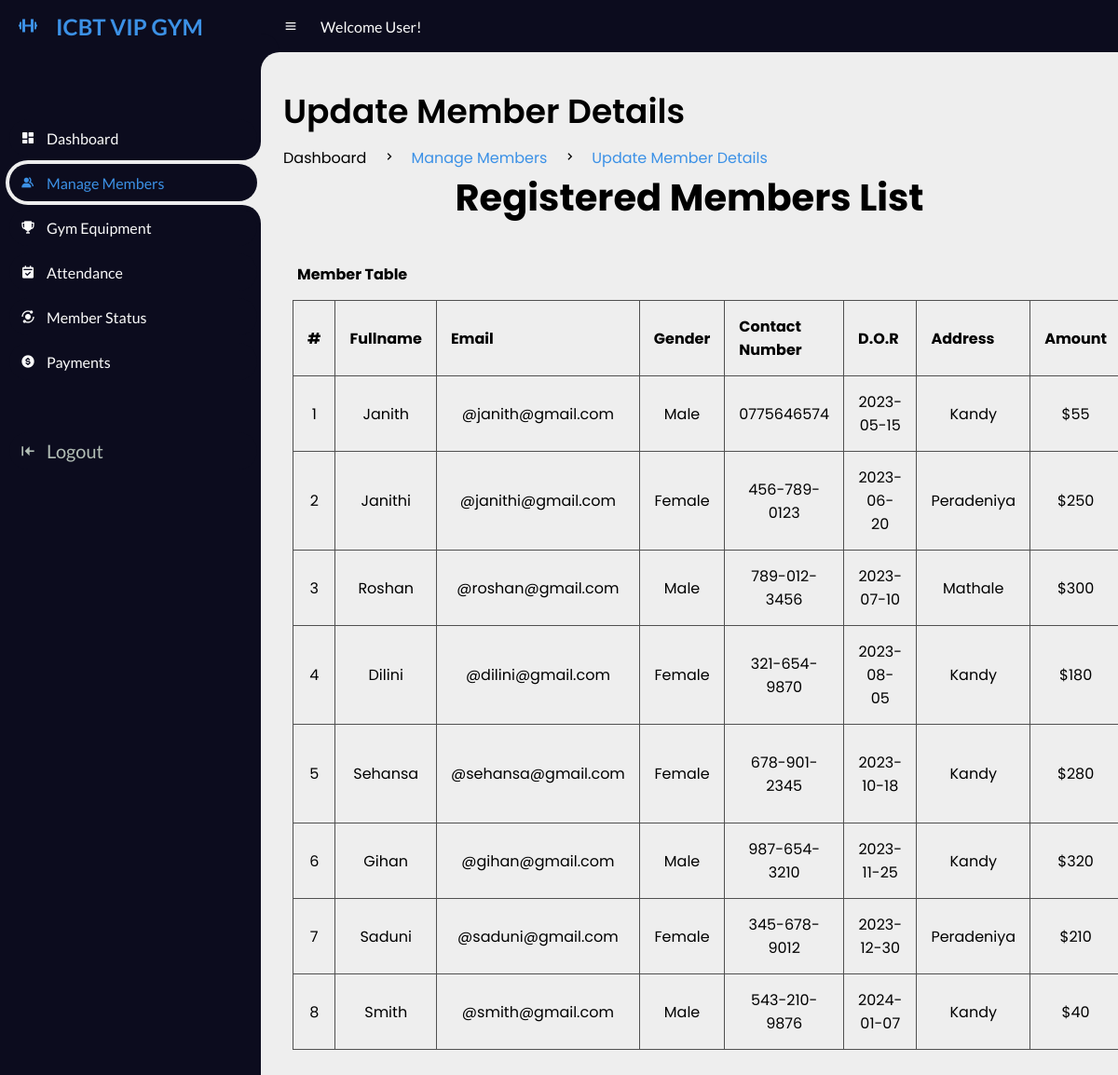
/2Staff/updatemb.php (signed in), run on the app's committed database.
### tables this page shows
CREATE TABLE `members` (
  `user_id` int(11) NOT NULL,
  `fullname` varchar(20) NOT NULL,
  `email` varchar(20) NOT NULL,
  `password` varchar(100) NOT NULL,
  `gender` varchar(20) NOT NULL,
  `dor` date NOT NULL,
  `services` varchar(50) NOT NULL,
  `amount` int(100) NOT NULL,
  `paid_date` date NOT NULL,
  `p_year` int(11) NOT NULL,
  `plan` varchar(100) NOT NULL,
  `address` varchar(20) NOT NULL,
  `contact` varchar(100) NOT NULL,
  `status` varchar(20) NOT NULL DEFAULT 'Active',
  `attendance_count` int(100) NOT NULL,
  `ini_weight` int(100) NOT NULL DEFAULT 0,
  `curr_weight` int(100) NOT NULL DEFAULT 0,
  `ini_bodytype` varchar(50) NOT NULL,
  `curr_bodytype` varchar(50) NOT NULL,
  `progress_date` date NOT NULL,
  `reminder` int(11) NOT NULL DEFAULT 0
);

### 2Staff/updatemb.php (the view, shortened to what this page needs)
<!DOCTYPE html>
<html lang="en">
<head>
	<link href='https://unpkg.com/boxicons@2.0.9/css/boxicons.min.css' rel='stylesheet'>
	<link rel="stylesheet" href="css/style.css">
</head>
<body>
	<section id="sidebar">
		<a href="#" class="brand">
		<i class='bx bx-dumbbell bx-tada' ></i>
			<span class="text">ICBT VIP GYM</span>
		</a>
		<ul class="side-menu top">
			<li>
				<a href="index.php">
					<i class='bx bxs-dashboard'></i>
					<span class="text">Dashboard</span>
				</a>
			</li>
			<li class="active">
				<a href="managemb.php">
					<i class='bx bxs-group'></i>
					<span class="text">Manage Members</span>
				</a>
			</li>
			<li>
				<a href="managegym.php">
					<i class='bx bxs-trophy'></i>
					<span class="text">Gym Equipment</span>
				</a>
			</li>
			<li>
				<a href="attendance.php">
					<i class='bx bxs-calendar-check'></i>
					<span class="text">Attendance</span>
				</a>
			</li>
			<li>
				<a href="statusmb.php">
					<i class='bx bxs-analyse'></i>
					<span class="text">Member Status</span>
				</a>
			</li>
			<li>
				<a href="paymentmb.php">
					<i class='bx bxs-dollar-circle'></i>
					<span class="text">Payments</span>
				</a>
			</li>
		</ul>
		<ul class="side-menu">
			<li>
				<a href="../logout.php" class="logout">
					<i class='bx bxs-arrow-to-left'></i>
					<span class="text">Logout</span>
				</a>
			</li>
		</ul>
	</section>
	<section id="content">
		<nav>
			<i class='bx bx-menu'></i>
			<a class="nav-link">Welcome User!</a>
		</nav>
		<main>
			<div class="head-title">
				<div class="left">
					<h1>Update Member Details</h1>
					<ul class="breadcrumb">
						<li>
							<a href="#">Dashboard</a>
						</li>
						<li><i class='bx bx-chevron-right'></i></li>
						<li>
							<a class="active" href="managemb.php">Manage Members</a>
						</li>
						<li><i class='bx bx-chevron-right'></i></li>
						<li>
							<a class="active" href="updatemb.php">Update Member Details</a>
						</li>
					</ul>
				</div>
			</div>
			<div id="content2">
				<div id="content-header">
					<h1 class="text-center" style="text-align:center; font-size: 40px;">Registered Members List <i class="fas fa-group"></i></h1>
				</div>
				<div class="container-fluid">
					<div class="row-fluid">
						<div class="span12">
							<div class='widget-box'>
								<div class='widget-title'> <span class='icon'> <i class='fas fa-th'></i> </span>
									<br>
									<h5 style="margin:15px; font-size: 16px;">Member Table</h5>
								</div>
								<div class='widget-content nopadding'>
									<?php
									include "dbcon.php";
									$qry = "select * from members";
									$cnt = 1;
									$result = mysqli_query($conn, $qry);
									echo "<table class='table table-bordered table-hover'>
              <thead>
                <tr>
                  <th>#</th>
                  <th>Fullname</th>
                  <th>Email</th>
                  <th>Gender</th>
                  <th>Contact Number</th>
                  <th>D.O.R</th>
                  <th>Address</th>
                  <th>Amount</th>
                  <th>Choosen Service</th>
                  <th>Plan</th>
                  <th>Action</th>
                </tr>
              </thead>";
									while ($row = mysqli_fetch_array($result)) {
										echo "<tbody>
                <td><div class='text-center'>" . $cnt . "</div></td>
                <td><div class='text-center'>" . $row['fullname'] . "</div></td>
                <td><div class='text-center'>@" . $row['email'] . "</div></td>
                <td><div class='text-center'>" . $row['gender'] . "</div></td>
                <td><div class='text-center'>" . $row['contact'] . "</div></td>
                <td><div class='text-center'>" . $row['dor'] . "</div></td>
                <td><div class='text-center'>" . $row['address'] . "</div></td>
                <td><div class='text-center'>$" . $row['amount'] . "</div></td>
                <td><div class='text-center'>" . $row['services'] . "</div></td>
                <td><div class='text-center'>" . $row['plan'] . " Month/s</div></td>
                <td><div class='text-center'><a href='updatembForm.php?id=" . $row['user_id'] . "'><i class='fas fa-edit'></i> Edit</a></div></td>
              </tbody>";
										$cnt++;
									}
									?>
									</table>
								</div>
							</div>
						</div>
					</div>
				</div>
			</div>
		</main>
	</section>
</body>
</html>

### 2Staff/css/style.css (style rules this page uses)
* { margin: 0; padding: 0; box-sizing: border-box; }
a { text-decoration: none; }
li { list-style: none; }
:root { --poppins: 'Poppins', sans-serif; --lato: 'Lato', sans-serif; --light: #0C0C1E; --blue: #3C91E6; --light-blue: #CFE8FF; --grey: #060714; --dark-grey: #AAAAAA; --dark: #FBFBFB; --red: #DB504A; --yellow: #FFCE26; --gold: #FFC72C; --light-yellow: #FFF2C6; --orange: #FD7238; --light-orange: #FFE0D3; --light-green: hsl(160, 67%, 74%); --ice-blue: #4B9CD3; --Ash-Gray: #B2BEB5; }
html { overflow-x: hidden; }
body { background: #eee; overflow-x: hidden; }
#sidebar { position: fixed; top: 0; left: 0; width: 280px; height: 100%; background: var(--light); z-index: 2000; font-family: var(--lato); transition: .3s ease; overflow-x: hidden; scrollbar-width: none; }
#sidebar .brand { font-size: 24px; font-weight: 700; height: 56px; display: flex; align-items: center; color: var(--blue); position: sticky; top: 0; left: 0; background: var(--light); z-index: 500; padding-bottom: 20px; box-sizing: content-box; }
#sidebar .brand .bx { min-width: 60px; display: flex; justify-content: center; }
#sidebar .side-menu { width: 100%; margin-top: 48px; }
#sidebar .side-menu li { height: 48px; background: transparent; margin-left: 6px; border-radius: 48px 0 0 48px; padding: 4px; }
#sidebar .side-menu li.active { background: #eee; position: relative; }
#sidebar .side-menu li.active::before { content: ''; position: absolute; width: 40px; height: 40px; border-radius: 50%; top: -40px; right: 0; box-shadow: 20px 20px 0 #eee; z-index: -1; }
#sidebar .side-menu li.active::after { content: ''; position: absolute; width: 40px; height: 40px; border-radius: 50%; bottom: -40px; right: 0; box-shadow: 20px -20px 0 #eee; z-index: -1; }
#sidebar .side-menu li a { width: 100%; height: 100%; background: var(--light); display: flex; align-items: center; border-radius: 48px; font-size: 16px; color: var(--dark); white-space: nowrap; overflow-x: hidden; }
#sidebar .side-menu.top li.active a { color: var(--blue); }
#sidebar .side-menu li a.logout { color: var(--Ash-Gray); font-size: 20px; ; }
#sidebar .side-menu li a .bx { min-width: calc(60px - ((4px + 6px) * 2)); display: flex; justify-content: center; }
#content { position: sticky; width: calc(100% - 280px); left: 280px; transition: .3s ease; }
#content nav { height: 56px; background: var(--light); padding: 0 24px; display: flex; align-items: center; grid-gap: 24px; font-family: var(--lato); position: sticky; top: 0; left: 0; z-index: 1000; }
#content nav::before { content: ''; position: absolute; width: 40px; height: 40px; bottom: -40px; left: 0; border-radius: 50%; box-shadow: -20px -20px 0 var(--light); }
#content nav a { color: var(--dark); }
#content nav .bx.bx-menu { cursor: pointer; color: var(--dark); }
#content nav .nav-link { font-size: 16px; transition: .3s ease; }
#content main { width: 100%; padding: 36px 24px; font-family: var(--poppins); max-height: calc(100vh - 56px); overflow-y: auto; }
#content main .head-title { display: flex; align-items: center; justify-content: space-between; grid-gap: 16px; flex-wrap: wrap; }
#content main .head-title .left h1 { font-size: 36px; font-weight: 600; margin-bottom: 10px; color: black; }
#content main .head-title .left .breadcrumb { display: flex; align-items: center; grid-gap: 16px; }
#content main .head-title .left .breadcrumb li { color: black; }
#content main .head-title .left .breadcrumb li a { color: black; pointer-events: none; }
#content main .head-title .left .breadcrumb li a.active { color: var(--blue); pointer-events: unset; }

### 2Staff/updatemb.php (style rules this page uses)
table { border-collapse: collapse; width: 95%; margin: 10px; }
th, td { padding: 15px; text-align: center; border: 1px solid #505050; }
th { text-align: left; }

### data on the page
members: fullname "Janith", email "janith@gmail.com", gender "Male", contact "0775646574", dor "2023-05-15", address "Kandy", amount "55"
members: fullname "Janithi", email "janithi@gmail.com", gender "Female", contact "456-789-0123", dor "2023-06-20", address "Peradeniya", amount "250"
members: fullname "Roshan", email "roshan@gmail.com", gender "Male", contact "789-012-3456", dor "2023-07-10", address "Mathale", amount "300"
members: fullname "Dilini", email "dilini@gmail.com", gender "Female", contact "321-654-9870", dor "2023-08-05", address "Kandy", amount "180"
members: fullname "Sehansa", email "sehansa@gmail.com", gender "Female", contact "678-901-2345", dor "2023-10-18", address "Kandy", amount "280"
members: fullname "Gihan", email "gihan@gmail.com", gender "Male", contact "987-654-3210", dor "2023-11-25", address "Kandy", amount "320"
members: fullname "Saduni", email "saduni@gmail.com", gender "Female", contact "345-678-9012", dor "2023-12-30", address "Peradeniya", amount "210"
members: fullname "Smith", email "smith@gmail.com", gender "Male", contact "543-210-9876", dor "2024-01-07", address "Kandy", amount "40"
